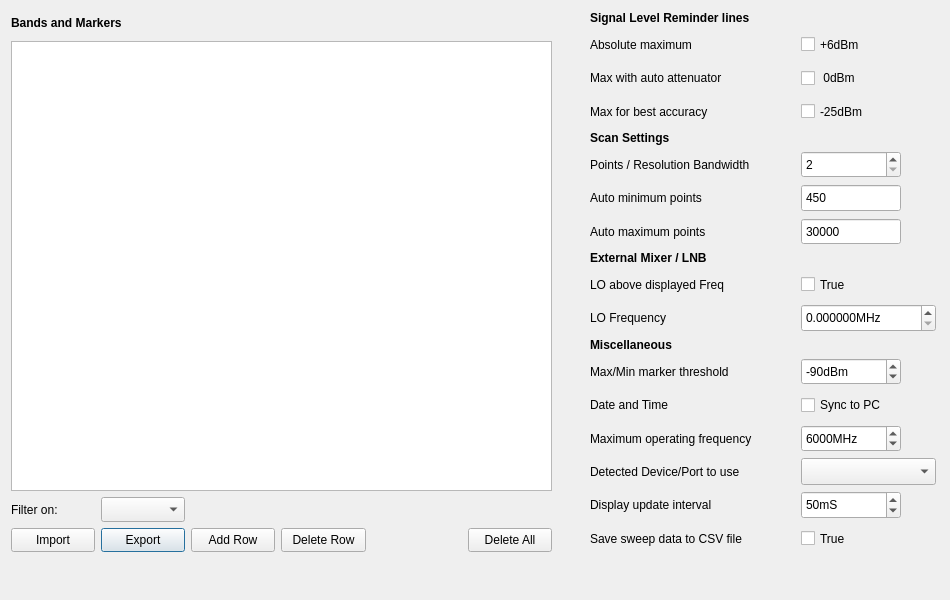
<?xml version="1.0" encoding="UTF-8"?>
<ui version="4.0">
 <class>Preferences</class>
 <widget class="QDialog" name="Preferences">
  <property name="geometry">
   <rect>
    <x>0</x>
    <y>0</y>
    <width>950</width>
    <height>600</height>
   </rect>
  </property>
  <property name="windowTitle">
   <string>Preferences</string>
  </property>
  <widget class="QWidget" name="layoutWidget">
   <property name="geometry">
    <rect>
     <x>11</x>
     <y>11</y>
     <width>571</width>
     <height>581</height>
    </rect>
   </property>
   <layout class="QGridLayout" name="gridLayout">
    <item row="0" column="0" colspan="3">
     <widget class="QLabel" name="label_5">
      <property name="sizePolicy">
       <sizepolicy hsizetype="MinimumExpanding" vsizetype="MinimumExpanding">
        <horstretch>0</horstretch>
        <verstretch>0</verstretch>
       </sizepolicy>
      </property>
      <property name="font">
       <font>
        <weight>75</weight>
        <bold>true</bold>
       </font>
      </property>
      <property name="text">
       <string>Bands and Markers</string>
      </property>
     </widget>
    </item>
    <item row="4" column="1">
     <widget class="QPushButton" name="exportButton">
      <property name="enabled">
       <bool>true</bool>
      </property>
      <property name="sizePolicy">
       <sizepolicy hsizetype="Expanding" vsizetype="Expanding">
        <horstretch>0</horstretch>
        <verstretch>0</verstretch>
       </sizepolicy>
      </property>
      <property name="text">
       <string>Export</string>
      </property>
     </widget>
    </item>
    <item row="4" column="4">
     <spacer name="horizontalSpacer">
      <property name="orientation">
       <enum>Qt::Horizontal</enum>
      </property>
      <property name="sizeHint" stdset="0">
       <size>
        <width>40</width>
        <height>20</height>
       </size>
      </property>
     </spacer>
    </item>
    <item row="4" column="6">
     <widget class="QPushButton" name="deleteAll">
      <property name="sizePolicy">
       <sizepolicy hsizetype="Expanding" vsizetype="Expanding">
        <horstretch>0</horstretch>
        <verstretch>0</verstretch>
       </sizepolicy>
      </property>
      <property name="toolTip">
       <string>Delete all rows</string>
      </property>
      <property name="text">
       <string>Delete All</string>
      </property>
     </widget>
    </item>
    <item row="1" column="0" rowspan="2" colspan="7">
     <widget class="QTableView" name="freqBands">
      <property name="sizePolicy">
       <sizepolicy hsizetype="Expanding" vsizetype="Expanding">
        <horstretch>0</horstretch>
        <verstretch>0</verstretch>
       </sizepolicy>
      </property>
      <property name="minimumSize">
       <size>
        <width>0</width>
        <height>450</height>
       </size>
      </property>
     </widget>
    </item>
    <item row="3" column="0">
     <widget class="QLabel" name="label_12">
      <property name="sizePolicy">
       <sizepolicy hsizetype="Expanding" vsizetype="Expanding">
        <horstretch>0</horstretch>
        <verstretch>0</verstretch>
       </sizepolicy>
      </property>
      <property name="text">
       <string>Filter on:</string>
      </property>
     </widget>
    </item>
    <item row="3" column="1">
     <widget class="QComboBox" name="filterBox">
      <property name="sizePolicy">
       <sizepolicy hsizetype="Expanding" vsizetype="Expanding">
        <horstretch>0</horstretch>
        <verstretch>0</verstretch>
       </sizepolicy>
      </property>
      <property name="editable">
       <bool>false</bool>
      </property>
     </widget>
    </item>
    <item row="4" column="2">
     <widget class="QPushButton" name="addRow">
      <property name="enabled">
       <bool>true</bool>
      </property>
      <property name="sizePolicy">
       <sizepolicy hsizetype="Expanding" vsizetype="Expanding">
        <horstretch>0</horstretch>
        <verstretch>0</verstretch>
       </sizepolicy>
      </property>
      <property name="text">
       <string>Add Row</string>
      </property>
     </widget>
    </item>
    <item row="5" column="3">
     <spacer name="verticalSpacer">
      <property name="orientation">
       <enum>Qt::Vertical</enum>
      </property>
      <property name="sizeHint" stdset="0">
       <size>
        <width>20</width>
        <height>40</height>
       </size>
      </property>
     </spacer>
    </item>
    <item row="4" column="3">
     <widget class="QPushButton" name="deleteRow">
      <property name="enabled">
       <bool>true</bool>
      </property>
      <property name="sizePolicy">
       <sizepolicy hsizetype="Expanding" vsizetype="Expanding">
        <horstretch>0</horstretch>
        <verstretch>0</verstretch>
       </sizepolicy>
      </property>
      <property name="text">
       <string>Delete Row</string>
      </property>
     </widget>
    </item>
    <item row="4" column="0">
     <widget class="QPushButton" name="importButton">
      <property name="enabled">
       <bool>true</bool>
      </property>
      <property name="sizePolicy">
       <sizepolicy hsizetype="Expanding" vsizetype="Expanding">
        <horstretch>0</horstretch>
        <verstretch>0</verstretch>
       </sizepolicy>
      </property>
      <property name="text">
       <string>Import</string>
      </property>
     </widget>
    </item>
    <item row="4" column="7">
     <spacer name="horizontalSpacer_3">
      <property name="orientation">
       <enum>Qt::Horizontal</enum>
      </property>
      <property name="sizeType">
       <enum>QSizePolicy::Minimum</enum>
      </property>
      <property name="sizeHint" stdset="0">
       <size>
        <width>30</width>
        <height>20</height>
       </size>
      </property>
     </spacer>
    </item>
   </layout>
  </widget>
  <widget class="QWidget" name="layoutWidget">
   <property name="geometry">
    <rect>
     <x>590</x>
     <y>11</y>
     <width>346</width>
     <height>581</height>
    </rect>
   </property>
   <layout class="QGridLayout" name="gridLayout_2">
    <item row="3" column="1">
     <widget class="QCheckBox" name="neg25Line">
      <property name="sizePolicy">
       <sizepolicy hsizetype="Preferred" vsizetype="Expanding">
        <horstretch>0</horstretch>
        <verstretch>0</verstretch>
       </sizepolicy>
      </property>
      <property name="text">
       <string>-25dBm</string>
      </property>
      <property name="checked">
       <bool>false</bool>
      </property>
     </widget>
    </item>
    <item row="18" column="0">
     <spacer name="verticalSpacer_2">
      <property name="orientation">
       <enum>Qt::Vertical</enum>
      </property>
      <property name="sizeHint" stdset="0">
       <size>
        <width>20</width>
        <height>40</height>
       </size>
      </property>
     </spacer>
    </item>
    <item row="1" column="0">
     <widget class="QLabel" name="label_11">
      <property name="text">
       <string>Absolute maximum</string>
      </property>
     </widget>
    </item>
    <item row="14" column="0">
     <widget class="QLabel" name="label_7">
      <property name="text">
       <string>Maximum operating frequency</string>
      </property>
     </widget>
    </item>
    <item row="3" column="0">
     <widget class="QLabel" name="label_9">
      <property name="text">
       <string>Max for best accuracy</string>
      </property>
     </widget>
    </item>
    <item row="9" column="0">
     <widget class="QLabel" name="label_15">
      <property name="text">
       <string>LO above displayed Freq</string>
      </property>
     </widget>
    </item>
    <item row="7" column="0">
     <widget class="QLabel" name="label_4">
      <property name="text">
       <string>Auto maximum points</string>
      </property>
     </widget>
    </item>
    <item row="1" column="1">
     <widget class="QCheckBox" name="plus6Line">
      <property name="sizePolicy">
       <sizepolicy hsizetype="Preferred" vsizetype="Expanding">
        <horstretch>0</horstretch>
        <verstretch>0</verstretch>
       </sizepolicy>
      </property>
      <property name="text">
       <string>+6dBm</string>
      </property>
      <property name="checked">
       <bool>false</bool>
      </property>
     </widget>
    </item>
    <item row="13" column="1">
     <widget class="QCheckBox" name="syncTime">
      <property name="sizePolicy">
       <sizepolicy hsizetype="Preferred" vsizetype="Expanding">
        <horstretch>0</horstretch>
        <verstretch>0</verstretch>
       </sizepolicy>
      </property>
      <property name="text">
       <string>Sync to PC</string>
      </property>
     </widget>
    </item>
    <item row="16" column="0">
     <widget class="QLabel" name="label_19">
      <property name="text">
       <string>Display update interval</string>
      </property>
     </widget>
    </item>
    <item row="12" column="1">
     <widget class="QSpinBox" name="peakThreshold">
      <property name="sizePolicy">
       <sizepolicy hsizetype="Preferred" vsizetype="Expanding">
        <horstretch>0</horstretch>
        <verstretch>0</verstretch>
       </sizepolicy>
      </property>
      <property name="maximumSize">
       <size>
        <width>100</width>
        <height>16777215</height>
       </size>
      </property>
      <property name="font">
       <font>
        <pointsize>9</pointsize>
       </font>
      </property>
      <property name="suffix">
       <string>dBm</string>
      </property>
      <property name="prefix">
       <string/>
      </property>
      <property name="minimum">
       <number>-120</number>
      </property>
      <property name="maximum">
       <number>-20</number>
      </property>
      <property name="value">
       <number>-90</number>
      </property>
     </widget>
    </item>
    <item row="4" column="0">
     <widget class="QLabel" name="label_8">
      <property name="font">
       <font>
        <weight>75</weight>
        <bold>true</bold>
       </font>
      </property>
      <property name="text">
       <string>Scan Settings</string>
      </property>
     </widget>
    </item>
    <item row="9" column="1">
     <widget class="QCheckBox" name="highLO">
      <property name="sizePolicy">
       <sizepolicy hsizetype="Preferred" vsizetype="Expanding">
        <horstretch>0</horstretch>
        <verstretch>0</verstretch>
       </sizepolicy>
      </property>
      <property name="text">
       <string>True</string>
      </property>
     </widget>
    </item>
    <item row="7" column="1">
     <widget class="QSpinBox" name="maxPoints">
      <property name="sizePolicy">
       <sizepolicy hsizetype="Preferred" vsizetype="Expanding">
        <horstretch>0</horstretch>
        <verstretch>0</verstretch>
       </sizepolicy>
      </property>
      <property name="maximumSize">
       <size>
        <width>100</width>
        <height>16777215</height>
       </size>
      </property>
      <property name="buttonSymbols">
       <enum>QAbstractSpinBox::NoButtons</enum>
      </property>
      <property name="minimum">
       <number>25</number>
      </property>
      <property name="maximum">
       <number>100000</number>
      </property>
      <property name="value">
       <number>30000</number>
      </property>
     </widget>
    </item>
    <item row="5" column="1">
     <widget class="QSpinBox" name="rbw_x">
      <property name="sizePolicy">
       <sizepolicy hsizetype="Preferred" vsizetype="Expanding">
        <horstretch>0</horstretch>
        <verstretch>0</verstretch>
       </sizepolicy>
      </property>
      <property name="maximumSize">
       <size>
        <width>100</width>
        <height>16777215</height>
       </size>
      </property>
      <property name="minimum">
       <number>2</number>
      </property>
      <property name="maximum">
       <number>10</number>
      </property>
      <property name="value">
       <number>2</number>
      </property>
     </widget>
    </item>
    <item row="16" column="1">
     <widget class="QSpinBox" name="intervalBox">
      <property name="sizePolicy">
       <sizepolicy hsizetype="Preferred" vsizetype="Expanding">
        <horstretch>0</horstretch>
        <verstretch>0</verstretch>
       </sizepolicy>
      </property>
      <property name="maximumSize">
       <size>
        <width>100</width>
        <height>16777215</height>
       </size>
      </property>
      <property name="toolTip">
       <string>Nominal</string>
      </property>
      <property name="suffix">
       <string>mS</string>
      </property>
      <property name="minimum">
       <number>5</number>
      </property>
      <property name="maximum">
       <number>200</number>
      </property>
      <property name="singleStep">
       <number>5</number>
      </property>
      <property name="value">
       <number>50</number>
      </property>
     </widget>
    </item>
    <item row="2" column="0">
     <widget class="QLabel" name="label_10">
      <property name="text">
       <string>Max with auto attenuator</string>
      </property>
     </widget>
    </item>
    <item row="15" column="0">
     <widget class="QLabel" name="label_18">
      <property name="text">
       <string>Detected Device/Port to use</string>
      </property>
     </widget>
    </item>
    <item row="5" column="0">
     <widget class="QLabel" name="label">
      <property name="text">
       <string>Points / Resolution Bandwidth</string>
      </property>
     </widget>
    </item>
    <item row="10" column="0">
     <widget class="QLabel" name="label_16">
      <property name="text">
       <string>LO Frequency</string>
      </property>
     </widget>
    </item>
    <item row="17" column="1">
     <widget class="QCheckBox" name="saveSweep">
      <property name="sizePolicy">
       <sizepolicy hsizetype="Preferred" vsizetype="Expanding">
        <horstretch>0</horstretch>
        <verstretch>0</verstretch>
       </sizepolicy>
      </property>
      <property name="toolTip">
       <string>Must be selected each time programme is run</string>
      </property>
      <property name="text">
       <string>True</string>
      </property>
     </widget>
    </item>
    <item row="14" column="1">
     <widget class="QSpinBox" name="maxFreqBox">
      <property name="sizePolicy">
       <sizepolicy hsizetype="Preferred" vsizetype="Expanding">
        <horstretch>0</horstretch>
        <verstretch>0</verstretch>
       </sizepolicy>
      </property>
      <property name="maximumSize">
       <size>
        <width>100</width>
        <height>16777215</height>
       </size>
      </property>
      <property name="toolTip">
       <string>Maximum Frequency allowed.  Note: TinySA-Ultra is not calibrated above 6GHz </string>
      </property>
      <property name="suffix">
       <string>MHz</string>
      </property>
      <property name="minimum">
       <number>350</number>
      </property>
      <property name="maximum">
       <number>20000</number>
      </property>
      <property name="singleStep">
       <number>100</number>
      </property>
      <property name="value">
       <number>6000</number>
      </property>
     </widget>
    </item>
    <item row="0" column="0" colspan="2">
     <widget class="QLabel" name="label_6">
      <property name="font">
       <font>
        <weight>75</weight>
        <bold>true</bold>
       </font>
      </property>
      <property name="text">
       <string>Signal Level Reminder lines</string>
      </property>
     </widget>
    </item>
    <item row="6" column="0">
     <widget class="QLabel" name="label_3">
      <property name="text">
       <string>Auto minimum points</string>
      </property>
     </widget>
    </item>
    <item row="11" column="0">
     <widget class="QLabel" name="label_13">
      <property name="font">
       <font>
        <weight>75</weight>
        <bold>true</bold>
       </font>
      </property>
      <property name="text">
       <string>Miscellaneous</string>
      </property>
     </widget>
    </item>
    <item row="2" column="1">
     <widget class="QCheckBox" name="zeroLine">
      <property name="sizePolicy">
       <sizepolicy hsizetype="Preferred" vsizetype="Expanding">
        <horstretch>0</horstretch>
        <verstretch>0</verstretch>
       </sizepolicy>
      </property>
      <property name="text">
       <string> 0dBm</string>
      </property>
      <property name="checked">
       <bool>false</bool>
      </property>
     </widget>
    </item>
    <item row="8" column="0" colspan="2">
     <widget class="QLabel" name="label_14">
      <property name="font">
       <font>
        <weight>75</weight>
        <bold>true</bold>
       </font>
      </property>
      <property name="text">
       <string>External Mixer / LNB</string>
      </property>
     </widget>
    </item>
    <item row="6" column="1">
     <widget class="QSpinBox" name="minPoints">
      <property name="sizePolicy">
       <sizepolicy hsizetype="Preferred" vsizetype="Expanding">
        <horstretch>0</horstretch>
        <verstretch>0</verstretch>
       </sizepolicy>
      </property>
      <property name="maximumSize">
       <size>
        <width>100</width>
        <height>16777215</height>
       </size>
      </property>
      <property name="buttonSymbols">
       <enum>QAbstractSpinBox::NoButtons</enum>
      </property>
      <property name="minimum">
       <number>25</number>
      </property>
      <property name="maximum">
       <number>450</number>
      </property>
      <property name="value">
       <number>450</number>
      </property>
     </widget>
    </item>
    <item row="12" column="0">
     <widget class="QLabel" name="label_2">
      <property name="text">
       <string>Max/Min marker threshold</string>
      </property>
     </widget>
    </item>
    <item row="17" column="0">
     <widget class="QLabel" name="label_20">
      <property name="text">
       <string>Save sweep data to CSV file</string>
      </property>
     </widget>
    </item>
    <item row="10" column="1">
     <widget class="QDoubleSpinBox" name="freqLO">
      <property name="sizePolicy">
       <sizepolicy hsizetype="Preferred" vsizetype="Expanding">
        <horstretch>0</horstretch>
        <verstretch>0</verstretch>
       </sizepolicy>
      </property>
      <property name="suffix">
       <string>MHz</string>
      </property>
      <property name="decimals">
       <number>6</number>
      </property>
      <property name="minimum">
       <double>0.000000000000000</double>
      </property>
      <property name="maximum">
       <double>100000.000000000000000</double>
      </property>
      <property name="value">
       <double>0.000000000000000</double>
      </property>
     </widget>
    </item>
    <item row="15" column="1">
     <widget class="QComboBox" name="deviceBox">
      <property name="sizePolicy">
       <sizepolicy hsizetype="Preferred" vsizetype="Expanding">
        <horstretch>0</horstretch>
        <verstretch>0</verstretch>
       </sizepolicy>
      </property>
      <property name="toolTip">
       <string>Select device to use if more than one is detected</string>
      </property>
     </widget>
    </item>
    <item row="13" column="0">
     <widget class="QLabel" name="label_17">
      <property name="text">
       <string>Date and Time</string>
      </property>
     </widget>
    </item>
   </layout>
  </widget>
 </widget>
 <resources/>
 <connections/>
</ui>
